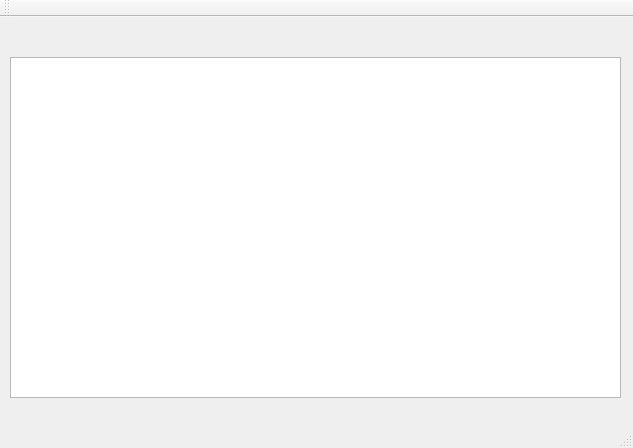
<?xml version="1.0" encoding="UTF-8"?>
<ui version="4.0">
 <class>MainWindow</class>
 <widget class="QMainWindow" name="MainWindow">
  <property name="geometry">
   <rect>
    <x>0</x>
    <y>0</y>
    <width>633</width>
    <height>448</height>
   </rect>
  </property>
  <property name="windowTitle">
   <string>CollaboraEditor</string>
  </property>
  <widget class="QWidget" name="centralWidget">
   <widget class="QTextEdit" name="textEdit">
    <property name="geometry">
     <rect>
      <x>10</x>
      <y>40</y>
      <width>611</width>
      <height>341</height>
     </rect>
    </property>
    <property name="sizePolicy">
     <sizepolicy hsizetype="Expanding" vsizetype="Expanding">
      <horstretch>0</horstretch>
      <verstretch>0</verstretch>
     </sizepolicy>
    </property>
    <property name="sizeAdjustPolicy">
     <enum>QAbstractScrollArea::AdjustIgnored</enum>
    </property>
   </widget>
  </widget>
  <widget class="QMenuBar" name="menuBar">
   <property name="geometry">
    <rect>
     <x>0</x>
     <y>0</y>
     <width>633</width>
     <height>25</height>
    </rect>
   </property>
  </widget>
  <widget class="QToolBar" name="mainToolBar">
   <attribute name="toolBarArea">
    <enum>TopToolBarArea</enum>
   </attribute>
   <attribute name="toolBarBreak">
    <bool>false</bool>
   </attribute>
  </widget>
  <widget class="QStatusBar" name="statusBar"/>
 </widget>
 <layoutdefault spacing="6" margin="11"/>
 <resources/>
 <connections/>
</ui>
